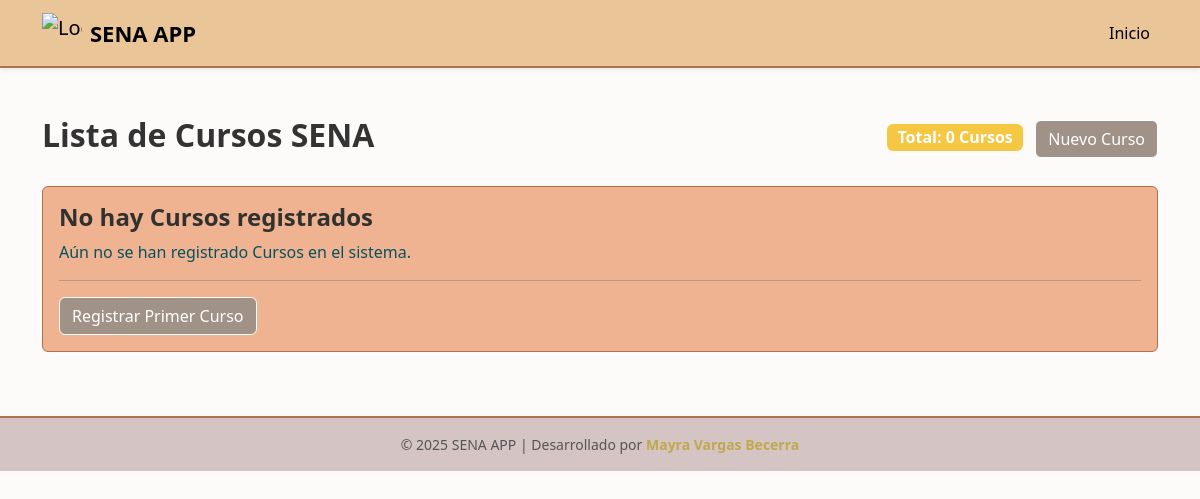
The app's page /lista_cursos/, older data.
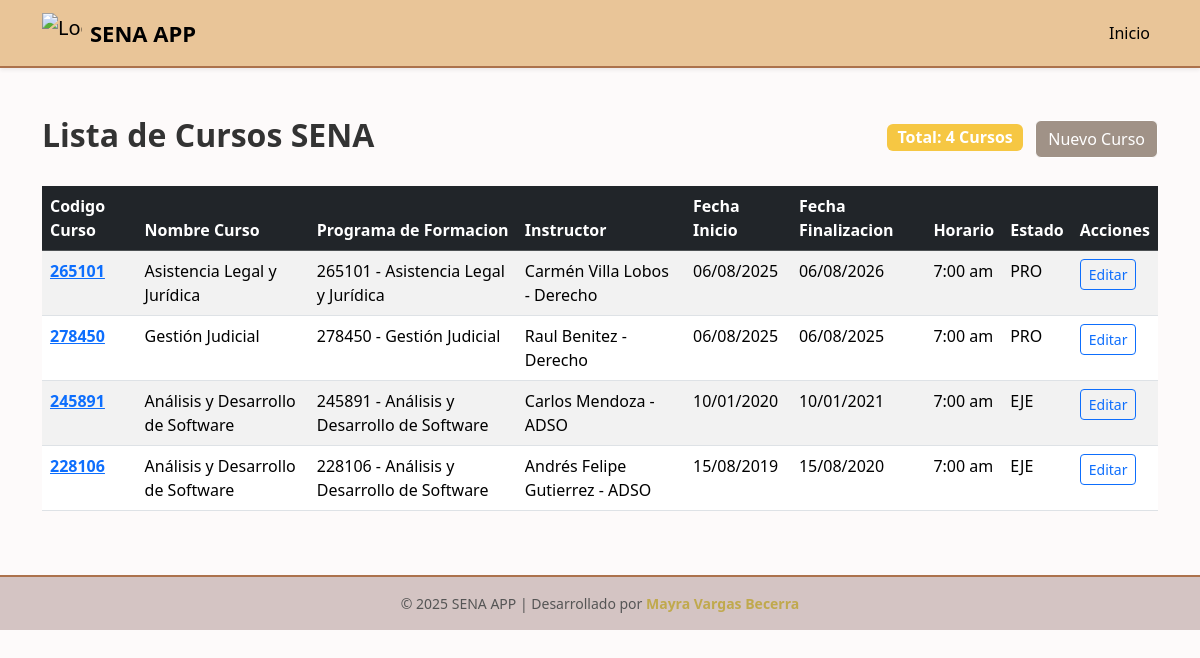
The same page, newer data.
### aprendices/models.py (models this page shows, shortened)
class Curso(models.Model):
    ESTADO_CHOICES = [
        ('PRO', 'Programado'),
        ('INI', 'Iniciado'),
        ('EJE', 'En Ejecución'),
        ('FIN', 'Finalizado'),
        ('CAN', 'Cancelado'),
        ('SUS', 'Suspendido'),
    ]
    codigo = models.CharField(max_length=30,unique=True,verbose_name="Código del Curso")
    nombre = models.CharField(max_length=200, verbose_name="Nombre del Curso")
    programa = models.ForeignKey('programas.Programa', on_delete=models.CASCADE, verbose_name="Programa de Formación")
    instructor_coordinador = models.ForeignKey('instructores.Instructor', on_delete=models.CASCADE, related_name='cursos_coordinados', verbose_name="Instructor Coordinador")
    instructores = models.ManyToManyField('instructores.Instructor', through='InstructorCurso', related_name='cursos_impartidos', verbose_name="Instructores")
    aprendices = models.ManyToManyField(Aprendiz, through='AprendizCurso', related_name='cursos', verbose_name="Aprendices")
    fecha_inicio = models.DateField(verbose_name="Fecha de Inicio")
    fecha_fin = models.DateField(verbose_name="Fecha de Finalización")
    horario = models.CharField(max_length=100, verbose_name="Horario")
    aula = models.CharField(max_length=50, verbose_name="Aula/Ambiente")
    cupos_maximos = models.PositiveIntegerField(verbose_name="Cupos Máximos")
    estado = models.CharField(max_length=3, choices=ESTADO_CHOICES, default='PRO', verbose_name="Estado del Curso")
    observaciones = models.TextField(blank=True, null=True, verbose_name="Observaciones")
    fecha_registro = models.DateTimeField(auto_now_add=True, verbose_name="Fecha de Registro")
    class Meta:
        verbose_name = "Curso"
        verbose_name_plural = "Cursos"
        ordering = ['-fecha_inicio']

### programas/models.py (models this page shows, shortened)
class Programa(models.Model):
    NIVEL_FORMACION_CHOICES = [
        ('AUX', 'Auxiliar'),
        ('OPE', 'Ooperario'),
        ('TEC', 'Técnico'),
        ('TGL', 'Tecnólogo'),
        ('ESP', 'Especialización Tecnológica'),
        ('COM', 'Complementarios'),
    ]
    MODALIDAD_CHOICES = [
        ('PRE', 'Presencial'),
        ('VIR', 'Virtual'),
        ('MIX', 'Mixta'),
    ]
    ESTADO_CHOICES = [
        ('ACT', 'Activo'),
        ('INA', 'Inactivo'),
        ('SUS', 'Suspendido'),
        ('CAN', 'Cancelado'),
    ]
    codigo = models.CharField(max_length=20, unique=True, verbose_name="Código de programa")
    nombre = models.CharField(max_length=200, verbose_name="Nombre del Programa")
    nivel_formacion = models.CharField(max_length=3, choices=NIVEL_FORMACION_CHOICES, verbose_name="Nivel de Formación")
    modalidad = models.CharField(max_length=3, choices=MODALIDAD_CHOICES, default='PRE', verbose_name='Modalidad')
    duracion_meses = models.PositiveIntegerField(verbose_name="Duración en Meses")
    duracion_horas = models.PositiveIntegerField(verbose_name="Duración en Horas")
    descripcion = models.TextField(verbose_name="Descripción del Programa")
    competencias = models.TextField(verbose_name="Competencias a Desarrollar")
    perfil_egreso = models.TextField(verbose_name="Perfil de Egreso")
    requisitos_ingresos = models.TextField(verbose_name="Requisitos de Ingreso")
    centro_formacion = models.CharField(max_length=200, verbose_name="Centro de Formación")
    regional = models.CharField(max_length=100, verbose_name="Regional")
    estado = models.CharField(max_length=3, choices=ESTADO_CHOICES, default='ACT', verbose_name="Estado")
    fecha_creacion = models.DateField(verbose_name="Fecha de Creación del Programa")
    fecha_registro = models.DateTimeField(auto_now_add=True, verbose_name="Fecha de Registro")
    class Meta:
        verbose_name = "Programa de Formación"
        verbose_name_plural = "Programa de Formación"
        ordering = ['nombre']
    def __str__(self):
        return f"{self.codigo} - {self.nombre}"

### instructores/models.py (models this page shows, shortened)
class Instructor(models.Model):
    TIPO_DOCUMENTO_CHOICES = [
        ('CC', 'Cédula de ciudadania'),
        ('CE', 'Cédula de Extranjería'),
        ('TI', 'Tarjeta de Identidad'),
        ('PAS', 'Pasaporte'),
    ]
    NIVEL_EDUCATIVO_CHOICES =[
        ('TEC', 'Técnico'),
        ('TGL', 'Técnologo'),
        ('PRE', 'Pregrado'),
        ('ESP', 'Epecializacón'),
        ('MAE', 'Maestría'),
        ('DOC', 'Doctorado'),
    ]
    documento_identidad = models.CharField(max_length=20, unique=True)
    tipo_documento = models.CharField(max_length=3, choices= TIPO_DOCUMENTO_CHOICES, default='CC')
    nombre = models.CharField(max_length=100)
    apellido = models.CharField(max_length=100)
    telefono = models.CharField(max_length=10, null=True)
    correo = models.EmailField(null=True)
    fecha_nacimiento = models.DateField()
    ciudad = models.CharField(max_length=100, null=True )
    direccion = models.TextField(null=True)
    nivel_educativo = models.CharField(max_length=3, choices= NIVEL_EDUCATIVO_CHOICES, default='MAE')
    especialidad = models.CharField(max_length=100)
    anos_experiencia = models.PositiveIntegerField()
    activo = models.BooleanField(default=True)
    fecha_vinculacion = models.DateField()
    fecha_registro = models.DateField(auto_now_add=True)
    def __str__(self):
        return f"{self.nombre} {self.apellido} - {self.especialidad}"

### aprendices/views.py (the view)
# urls.py: path('lista_cursos/', views.lista_cursos, name='lista_cursos'),
def lista_cursos(request):
    cursos = Curso.objects.all().order_by('-fecha_inicio')
    template = loader.get_template('lista_cursos.html')
    context = {
        'lista_cursos': cursos,
        'total_cursos': cursos.count(),
        'titulo': 'Lista de Cursos',
    }
    return HttpResponse(template.render(context, request))

### aprendices/templates/lista_cursos.html (shortened to what this page needs)
{% extends 'base.html' %}
{% block content %}
<div class="row">
    <div class="col-12">
        <div class="d-flex justify-content-between align-items-center mb-4">
            <h2>Lista de Cursos SENA</h2>
            <div>
                <span class="badge bg-info fs-6">Total: {{ total_cursos }} Cursos</span>
                <a href="{% url 'admin:aprendices_curso_add' %}" class="btn btn-success ms-2">
                    Nuevo Curso
                </a>
            </div>
        </div>
    </div>
</div>
{% if lista_cursos %}
<div class="row">
    <div class="col-12">
        <div class="table-responsive">
            <table class="table table-striped table-hover">
                <thead class="table-dark">
                    <tr>
                        <th>Codigo Curso</th>
                        <th>Nombre Curso</th>
                        <th>Programa de Formacion</th>
                        <th>Instructor</th>
                        <th>Fecha Inicio</th>
                        <th>Fecha Finalizacion</th>
                        <th>Horario</th>
                        <th>Estado</th>
                        <th>Acciones</th>
                    </tr>
                </thead>
                <tbody>
                    {% for curso in lista_cursos %}
                    <tr>
                        <td><strong><a href ="curso/{{ curso.id }}">{{ curso.codigo }}</a></strong></td>
                        <td>{{ curso.nombre }}</td>
                        <td>{{ curso.programa }}</td>
                        <td>{{ curso.instructor_coordinador }}</td>
                        <td>{{ curso.fecha_inicio|date:"d/m/Y" }}</td>
                        <td>{{ curso.fecha_fin|date:"d/m/Y" }}</td>
                        <td>{{ curso.horario }}</td>
                        <td>{{ curso.estado }}</td>
                        <td>
                            <a href="{% url 'admin:aprendices_curso_change' curso.pk %}"
                               class="btn btn-sm btn-outline-primary">
                                Editar
                            </a>
                        </td>
                    </tr>
                    {% endfor %}
                </tbody>
            </table>
        </div>
    </div>
</div>
{% else %}
<div class="row">
    <div class="col-12">
        <div class="alert alert-info" role="alert">
            <h4 class="alert-heading">No hay Cursos registrados</h4>
            <p>Aún no se han registrado Cursos en el sistema.</p>
            <hr>
            <p class="mb-0">
                <a href="{% url 'admin:aprendices_curso_add' %}" class="btn btn-success">
                    Registrar Primer Curso
                </a>
            </p>
        </div>
    </div>
</div>
{% endif %}
{% endblock %}

Row changes from the older to the newer data that the page shows:
added Curso: codigo "265101", nombre "Asistencia Legal y Jurídica", programa "265101 - Asistencia Legal y Jurídica", instructor_coordinador "Carmén Villa Lobos - Derecho", fecha_inicio "06/08/2025", fecha_fin "06/08/2026", horario "7:00 am", estado "PRO"
added Curso: codigo "278450", nombre "Gestión Judicial", programa "278450 - Gestión Judicial", instructor_coordinador "Raul Benitez - Derecho", fecha_inicio "06/08/2025", fecha_fin "06/08/2025", horario "7:00 am", estado "PRO"
added Curso: codigo "245891", nombre "Análisis y Desarrollo de Software", programa "245891 - Análisis y Desarrollo de Software", instructor_coordinador "Carlos Mendoza - ADSO", fecha_inicio "10/01/2020", fecha_fin "10/01/2021", horario "7:00 am", estado "EJE"
added Curso: codigo "228106", nombre "Análisis y Desarrollo de Software", programa "228106 - Análisis y Desarrollo de Software", instructor_coordinador "Andrés Felipe Gutierrez - ADSO", fecha_inicio "15/08/2019", fecha_fin "15/08/2020", horario "7:00 am", estado "EJE"
Text that changed along with them:
{{ total_cursos }}: "0" → "4"
text no longer shown: "No hay Cursos registrados Aún no se han registrado Cursos en el sistema. Registrar Primer Curso"
text now shown: "Codigo Curso Nombre Curso Programa de Formacion Instructor Fecha Inicio Fecha Finalizacion Horario Estado Acciones"
